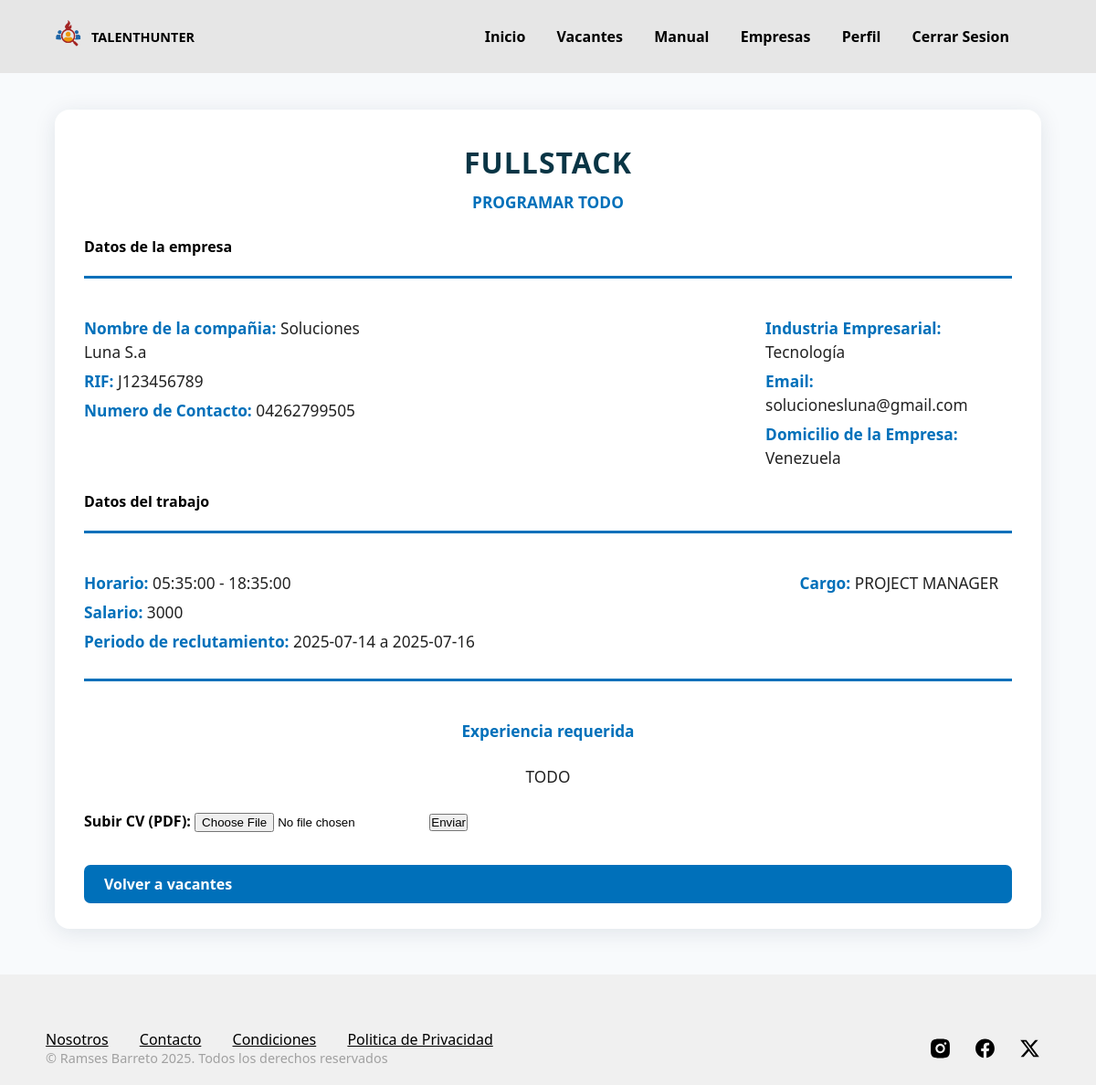
The app's page /c.sistema/detalle_vacante.php?id=1 with its own data.
### tables this page shows
CREATE TABLE `job_publication` (
  `id` int(11) NOT NULL,
  `title` varchar(40) NOT NULL,
  `subtitle` varchar(100) NOT NULL,
  `job_occupation` varchar(25) DEFAULT NULL,
  `start_shift_hours` time DEFAULT NULL,
  `end_shift_hours` time DEFAULT NULL,
  `job_salary` int(8) DEFAULT NULL,
  `start_reclutement_period` date DEFAULT NULL,
  `end_reclutement_period` date DEFAULT NULL,
  `required_experience` varchar(500) DEFAULT NULL,
  `fk_company_id` int(11) DEFAULT NULL
);

CREATE TABLE `company` (
  `id` int(11) NOT NULL,
  `social_denomination` varchar(20) NOT NULL,
  `email` varchar(30) NOT NULL,
  `password` varchar(30) NOT NULL,
  `domicile` varchar(20) NOT NULL,
  `rif` varchar(10) NOT NULL,
  `contact_number` varchar(15) NOT NULL,
  `industry` varchar(20) NOT NULL,
  `url_image` varchar(255) NOT NULL
);

### c.sistema/detalle_vacante.php (the view, shortened to what this page needs)
<!DOCTYPE html>
<html lang="en">
<head>
    <link rel="stylesheet" href="../css/vacante.css">
    <link rel="stylesheet" href="../css/detalles.css">
</head>
<body>
    <header>
        <div class="container">
            <div class="logo">
               <div class="imagen-logo"></div>
                <p>TALENTHUNTER</p>
            </div>
            <nav>
                <a href="/login-registro/c.sistema/aspirante.php">Inicio</a>
                <a href="/login-registro/a.inicio/home.html">Vacantes</a>
                <a href="/login-registro/a.inicio/comunidad.html">Manual</a>
                <a href="/login-registro/a.inicio/comunidad.html">Empresas</a>
                 <a href="/login-registro/a.inicio/login_register.php">Perfil</a>
                <a href="/login-registro/php/cerrar_sesion.php">Cerrar Sesion</a>
            </nav>
        </div>
    </header>
    <?php
include('../php/conexion_be.php');
$id = isset($_GET['id']) ? intval($_GET['id']) : 0;
$query = "
SELECT jp.*, c.social_denomination AS company_name, c.industry AS company_industry, c.rif as company_rif,
c.contact_number as company_number, c.domicile as company_domicile, c.email as company_email
FROM job_publication AS jp
INNER JOIN company AS c ON jp.fk_company_id = c.id
WHERE jp.id = $id
";
$result = mysqli_query($conexion, $query);
$row = mysqli_fetch_assoc($result);
if ($row) { ?>
    <div class="detalle-vacante">
        <div class="title-wrapper">
        <h1><?php echo $row['title']; ?></h1>
        <p><b><?php echo $row['subtitle'];?></b></p>
        </div>
        <h2>Datos de la empresa</h2>
        <div class="titulos-datos"></div>
        <div class="mid-wrapper">
            <div class="datos-empresa">
        <p><b>Nombre de la compañia: </b><?php echo $row['company_name'];?></p>
        <p><b>RIF: </b><?php echo $row['company_rif'];?></p>
        <p><b>Numero de Contacto: </b><?php echo $row['company_number'];?></p>
        </div>
            <div class="datos-empresa">
        <p><b>Industria Empresarial: </b><?php echo $row['company_industry'];?></p>
        <p><b>Email: </b><?php echo $row['company_email'];?></p>
        <p><b>Domicilio de la Empresa: </b><?php echo $row['company_domicile'];?></p>
        </div>
        </div>
        <h2>Datos del trabajo</h2>
        <div class="titulos-datos"></div>
        <div class="content-wrapper">
        <div class="datos-puesto">
        <p><b>Horario:</b> <?php echo $row['start_shift_hours']; ?> - <?php echo $row['end_shift_hours']; ?></p>
        <p><b>Salario:</b> <?php echo $row['job_salary']; ?></p>
        <p><b>Periodo de reclutamiento:</b> <?php echo $row['start_reclutement_period']; ?> a <?php echo $row['end_reclutement_period']; ?></p>
        </div>
        <div class="datos-puesto">
          <p><b>Cargo:</b> <?php echo $row['job_occupation']; ?></p>
        </div>
        </div>
        <div class="titulos-datos"></div>
        <p class="title_experiencia"><b>Experiencia requerida</b></p>
        <p class="experiencia"><?php echo $row['required_experience'];?></p>
    <form action="" method="POST" enctype="multipart/form-data" class="formulario-pdf">
    <label for="pdf_file"><b>Subir CV (PDF):</b></label>
    <input type="file" name="pdf_file" id="pdf_file" accept="application/pdf" required>
    <button type="submit" name="subir_pdf">Enviar</button>
    </form>
        <a href="vacantes.php">Volver a vacantes</a>
    </div>
<?php } else { ?>
    <p>Vacante no encontrada.</p>
<?php }
?>
  <footer>
        <div class="container">
            <div class="texto">
                <nav>
                    <a href="#">Nosotros</a>
                    <a href="#">Contacto</a>
                    <a href="#">Condiciones</a>
                    <a href="#">Politica de Privacidad</a>
                </nav>
                <p>&copy; Ramses Barreto 2025. Todos los derechos reservados</p>
            </div>
            <div class="img-container">
                <div class="icons">
                </div>
            </div>
        </div>
    </footer>
</body>
</html>

### css/vacante.css (style rules this page uses)
* { margin: 0; padding: 0; box-sizing: border-box; }
h2 { font-size: 1em; }
p { font-size: 0.9em; }
html, body { margin: 0; font-family: system-ui, -apple-system, BlinkMacSystemFont, 'Segoe UI', Roboto, Oxygen, Ubuntu, Cantarell, 'Open Sans', 'Helvetica Neue', sans-serif; }
.container { max-width: 1100px; margin: auto; }
header .logo { display: flex; flex-direction: row; justify-content: center; align-items: center; gap: 0px; }
header { background-color: rgb(230, 230, 230); padding: 15px 3px; position: fixed; width: 100%; top: 0; }
header .imagen-logo { width: 50px; height: 50px; background-image: url(../img/logito.png); background-repeat: no-repeat; background-size: cover; background-position: center; }
header nav { margin-right: 30px; }
header p { font-weight: 800; }
header a { text-decoration: none; color: black; padding: 0px 15px; font-weight: 700; }
header .container { display: flex; flex-direction: row; justify-content: space-between; align-items: center; }
footer { padding: 100px 0px; background-color: rgb(240, 240, 240); bottom: 0; width: 100%; height: 20%; }
footer .container { display: flex; flex-direction: column; justify-content: center; align-items: center; text-align: center; }
footer a { margin: 5px 15px; color: black; }
footer nav { padding: 20px 0px; }
footer .icon { width: 45px; height: 30px; margin: 20px 0px; padding: 0px 10px; }
@media (min-width: 750px) { footer { padding: 0px 0px; } }
@media (min-width: 750px) { footer .container { padding-top: 60px; padding-bottom: 20px; flex-direction: row; align-items: flex-end; justify-content: space-between; } }
@media (min-width: 750px) { footer .texto { display: flex; flex-direction: column; text-align: initial; } }
@media (min-width: 750px) { footer .icon { margin: 0px; } }
@media (min-width: 750px) { footer p { color: rgb(160, 160, 160); } }
@media (min-width: 750px) { footer nav { padding: 0px; } }
@media (min-width: 750px) { footer a { margin: 0px; padding-right: 30px; } }

### css/detalles.css (style rules this page uses)
body { background: #f8fafc; font-family: 'Segoe UI', Tahoma, Geneva, Verdana, sans-serif; margin: 0; padding: 0; }
h1 { display: flex; justify-content: center; align-items: center; }
h2 { margin: 0; padding: 0; }
.title_experiencia { display: flex; justify-content: center; align-items: center; }
.title-wrapper { display: flex; flex-direction: column; justify-content: center; align-items: center; }
.experiencia { display: flex; flex-direction: column; justify-content: center; align-items: center; padding: 0px 100px; }
.title-wrapper { display: flex; gap: 36%; }
.mid-wrapper { display: flex; flex-direction: row; gap: 40%; }
.titulos-datos { height: 0; border-top: 3px solid #0070ba; width: 100%; margin: 3px 0 24px 0; }
.content-wrapper { display: flex; flex-direction: row; gap: 35% }
.detalle-vacante { width: 90%; margin: 60px auto 0 auto; margin-top: 120px; margin-bottom: 50px; background: #fff; border-radius: 16px; box-shadow: 0 4px 24px rgba(9, 35, 69, 0.10); padding: 36px 32px 28px 32px; display: flex; flex-direction: column; gap: 18px; }
.detalle-vacante h1 { color: #093545; font-size: 2em; font-weight: 700; margin-bottom: 10px; letter-spacing: 1px; }
.detalle-vacante p { color: #222; font-size: 1.08em; margin: 0 0 6px 0; line-height: 1.5; }
.detalle-vacante p b { color: #0070ba; font-weight: 600; }
.detalle-vacante a { display: inline-block; margin-top: 18px; background: #0070ba; color: #fff; text-decoration: none; padding: 10px 22px; border-radius: 7px; font-weight: 600; transition: background 0.2s; }

### records on screen
job_publication: title "FULLSTACK", subtitle "PROGRAMAR TODO", fk_company.social_denomination "Soluciones Luna S.a", fk_company.rif "J123456789", fk_company.contact_number "04262799505", fk_company.industry "Tecnología", fk_company.email "solucionesluna@gmail.com", fk_company.domicile "Venezuela", start_shift_hours "05:35:00", end_shift_hours "18:35:00", job_salary "3000", start_reclutement_period "2025-07-14", end_reclutement_period "2025-07-16", job_occupation "PROJECT MANAGER", required_experience "TODO"
